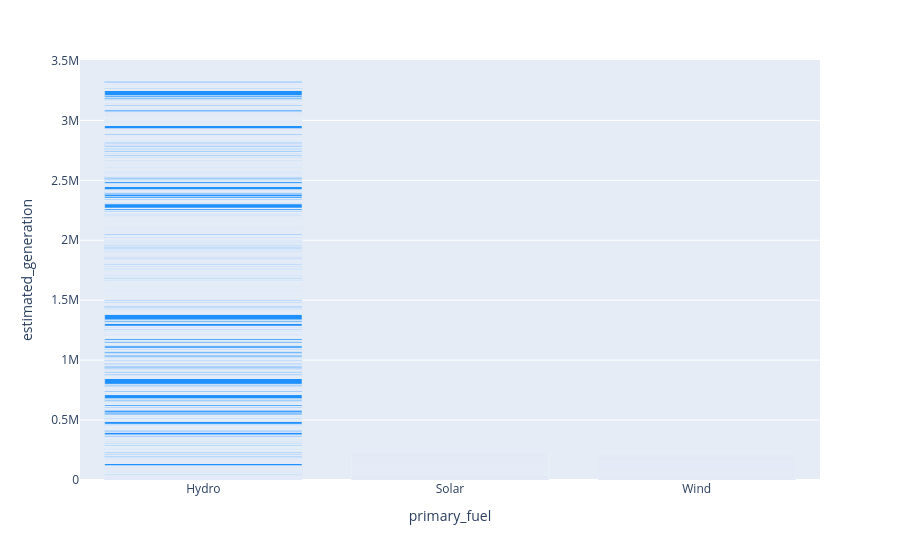

The cell this chart's notebook holds for it:
### Code cell
# primary_fuel vs. estimated generation

bar_2= px.bar(df_deploy,x = 'primary_fuel',y='estimated_generation',
            color_discrete_sequence=['dodgerblue'],barmode='group')
bar_2.show()

### Figure 1 — Plotly figure (JSON) as saved in the notebook; plotly's stock layout.template omitted (floating-point values rounded to 4 significant figures; data arrays with more than 128 entries replaced by an {"elided": "..."} marker saying what was removed)
{"data": [{"alignmentgroup": "True", "hovertemplate": "primary_fuel=%{x}<br>estimated_generation=%{y}<extra></extra>", "legendgroup": "", "marker": {"color": "dodgerblue", "pattern": {"shape": ""}}, "name": "", "offsetgroup": "", "orientation": "v", "showlegend": false, "textposition": "auto", "type": "bar", "x": {"elided": "14263 str values"}, "xaxis": "x", "y": {"elided": "14263 float values"}, "yaxis": "y"}], "layout": {"barmode": "group", "legend": {"tracegroupgap": 0}, "margin": {"t": 60}, "xaxis": {"anchor": "y", "domain": [0, 1], "title": {"text": "primary_fuel"}}, "yaxis": {"anchor": "x", "domain": [0, 1], "title": {"text": "estimated_generation"}}}}
